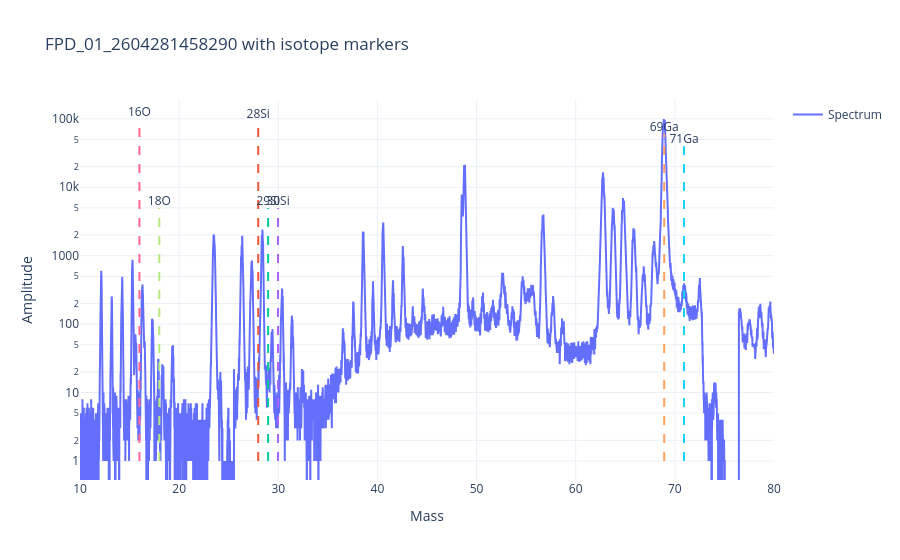

The code cell stored with this chart in its notebook:
### Markdown cell above
## Interactive isotope markers

### Code cell
fig = spec.plot_with_element_markers_interactive(
    isotope_table=isotopes,
    elements=["Si", "Ga", "O"],
    log_y=True,
    xlim=(10, 80),
    min_abundance=0.1,
)

fig

### Figure 1 — Plotly figure (JSON) as saved in the notebook; plotly's stock layout.template omitted (floating-point values rounded to 4 significant figures; data arrays with more than 128 entries replaced by an {"elided": "..."} marker saying what was removed)
{"data": [{"hovertemplate": "Mass: %{x:.4f}<br>Amplitude: %{y}<extra></extra>", "mode": "lines", "name": "Spectrum", "type": "scatter", "x": {"elided": "12000 float values"}, "y": {"elided": "12000 float values"}}, {"hovertemplate": "Element: Si<br>Isotope: 28Si<br>Exact mass: %{x:.5f}<br>Abundance: 92.223 %<extra></extra>", "line": {"dash": "dash"}, "mode": "lines+text", "name": "Si", "showlegend": false, "text": ["", "28Si"], "textposition": "top center", "type": "scatter", "x": [27.98, 27.98], "y": [1, 91660.0]}, {"hovertemplate": "Element: Si<br>Isotope: 29Si<br>Exact mass: %{x:.5f}<br>Abundance: 4.685 %<extra></extra>", "line": {"dash": "dash"}, "mode": "lines+text", "name": "Si", "showlegend": false, "text": ["", "29Si"], "textposition": "top center", "type": "scatter", "x": [28.98, 28.98], "y": [1, 4970.0]}, {"hovertemplate": "Element: Si<br>Isotope: 30Si<br>Exact mass: %{x:.5f}<br>Abundance: 3.092 %<extra></extra>", "line": {"dash": "dash"}, "mode": "lines+text", "name": "Si", "showlegend": false, "text": ["", "30Si"], "textposition": "top center", "type": "scatter", "x": [29.97, 29.97], "y": [1, 4970.0]}, {"hovertemplate": "Element: Ga<br>Isotope: 69Ga<br>Exact mass: %{x:.5f}<br>Abundance: 60.108 %<extra></extra>", "line": {"dash": "dash"}, "mode": "lines+text", "name": "Ga", "showlegend": false, "text": ["", "69Ga"], "textposition": "top center", "type": "scatter", "x": [68.93, 68.93], "y": [1, 59740.0]}, {"hovertemplate": "Element: Ga<br>Isotope: 71Ga<br>Exact mass: %{x:.5f}<br>Abundance: 39.892 %<extra></extra>", "line": {"dash": "dash"}, "mode": "lines+text", "name": "Ga", "showlegend": false, "text": ["", "71Ga"], "textposition": "top center", "type": "scatter", "x": [70.92, 70.92], "y": [1, 39650.0]}, {"hovertemplate": "Element: O<br>Isotope: 16O<br>Exact mass: %{x:.5f}<br>Abundance: 99.757 %<extra></extra>", "line": {"dash": "dash"}, "mode": "lines+text", "name": "O", "showlegend": false, "text": ["", "16O"], "textposition": "top center", "type": "scatter", "x": [15.99, 15.99], "y": [1, 99150.0]}, {"hovertemplate": "Element: O<br>Isotope: 18O<br>Exact mass: %{x:.5f}<br>Abundance: 0.205 %<extra></extra>", "line": {"dash": "dash"}, "mode": "lines+text", "name": "O", "showlegend": false, "text": ["", "18O"], "textposition": "top center", "type": "scatter", "x": [18.0, 18.0], "y": [1, 4970.0]}], "layout": {"hovermode": "closest", "title": {"text": "FPD_01_2604281458290 with isotope markers"}, "xaxis": {"range": [10, 80], "title": {"text": "Mass"}}, "yaxis": {"title": {"text": "Amplitude"}, "type": "log"}}}
